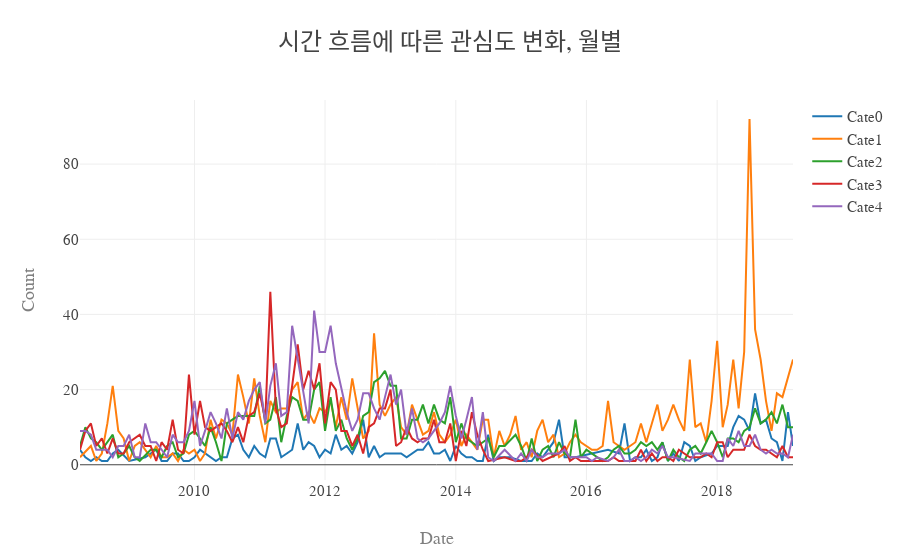
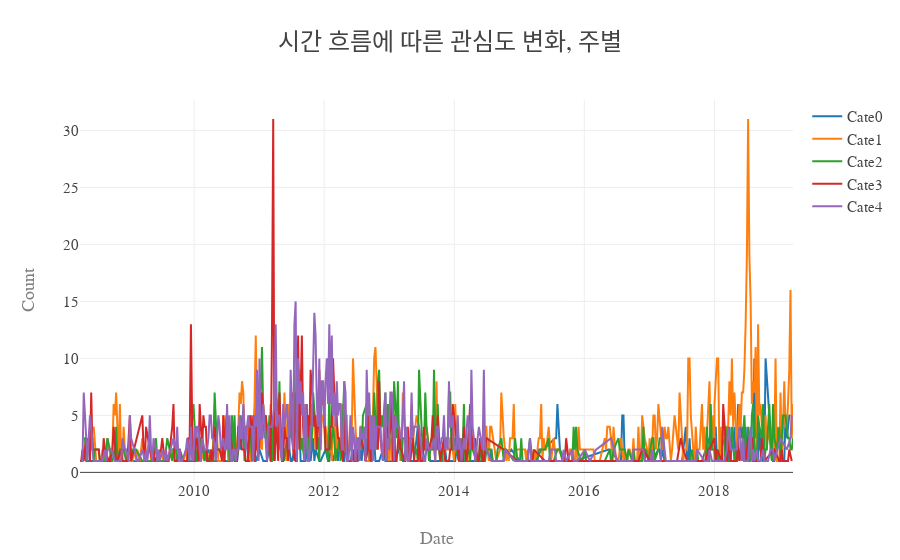

Source (notebook cell) for these figures, in order:
### Code cell
# plot_month_list = [{'x' : i['month_num'],'y':i['년도월일']} for i in month_df]

### Monthly trend plot

month_scatter_plot = []
for i in range(len(month_df)):
    month_scatter_plot.append(go.Scatter(
    x = list(month_df[i]['month_num']),
    y = list(month_df[i]['년도월일']),
    name = 'Cate'+ str(i)))


layout = go.Layout(
    font={
        "family":"뫼비우스 Regular",
        "size":15
    },

     title ={
         "text": '시간 흐름에 따른 관심도 변화, 월별',
         "font":{
             "size":24,
             
         }
     }
     ,
    xaxis=dict(
        title='Date',
        titlefont=dict(
            family='Courier New, monospace',
            size=18,
            color='#7f7f7f'
        )
    ),
    yaxis=dict(
        title='Count',
        titlefont=dict(
            family='Courier New, monospace',
            size=18,
            color='#7f7f7f'
        )
    ),
    hoverlabel = {
        "font" : {
            "family":"뫼비우스 Regular",

        }
    }
)

fig = go.Figure(data=month_scatter_plot, layout=layout)
iplot(fig)






## Weekly Trend plot
week_scatter_plot = []
for i in range(len(week_df)):
    week_scatter_plot.append(go.Scatter(
    x = list(week_df[i]['week_num_new']),
    y = list(week_df[i]['년도월일']),
    name = 'Cate'+ str(i)))


layout = go.Layout(
    font={
        "family":"뫼비우스 Regular",
        "size":15
    },

     title ={
         "text": '시간 흐름에 따른 관심도 변화, 주별',
         "font":{
             "size":24,
             
         }
     }
     ,
    xaxis=dict(
        title='Date',
        titlefont=dict(
            family='Courier New, monospace',
            size=18,
            color='#7f7f7f'
        )
    ),
    yaxis=dict(
        title='Count',
        titlefont=dict(
            family='Courier New, monospace',
            size=18,
            color='#7f7f7f'
        )
    ),
    hoverlabel = {
        "font" : {
            "family":"뫼비우스 Regular",
        }
    }
)

fig = go.Figure(data=week_scatter_plot, layout=layout)
iplot(fig)

### Figure 1 — Plotly figure (JSON) as saved in the notebook; plotly's stock layout.template omitted (floating-point values rounded to 4 significant figures; data arrays with more than 128 entries replaced by an {"elided": "..."} marker saying what was removed)
{"data": [{"name": "Cate0", "type": "scatter", "uid": "a5d321a4-ea06-416a-80c2-41777f163edb", "x": ["2008-04", "2008-05", "2008-06", "2008-07", "2008-08", "2008-09", "2008-10", "2008-11", "2009-01", "2009-04", "2009-06", "2009-07", "2009-08", "2009-09", "2009-10", "2009-11", "2009-12", "2010-01", "2010-02", "2010-03", "2010-04", "2010-05", "2010-06", "2010-07", "2010-08", "2010-09", "2010-10", "2010-11", "2010-12", "2011-01", "2011-02", "2011-03", "2011-04", "2011-05", "2011-06", "2011-07", "2011-08", "2011-09", "2011-10", "2011-11", "2011-12", "2012-01", "2012-02", "2012-03", "2012-04", "2012-05", "2012-06", "2012-07", "2012-08", "2012-09", "2012-10", "2012-11", "2012-12", "2013-01", "2013-02", "2013-03", "2013-04", "2013-05", "2013-06", "2013-07", "2013-08", "2013-09", "2013-10", "2013-11", "2013-12", "2014-01", "2014-02", "2014-03", "2014-04", "2014-05", "2014-06", "2014-07", "2014-08", "2014-09", "2014-11", "2015-01", "2015-02", "2015-03", "2015-04", "2015-05", "2015-07", "2015-08", "2015-09", "2015-11", "2016-05", "2016-07", "2016-08", "2016-09", "2016-10", "2016-11", "2016-12", "2017-01", "2017-02", "2017-03", "2017-04", "2017-05", "2017-06", "2017-07", "2017-08", "2017-09", "2017-10", "2017-12", "2018-01", "2018-03", "2018-04", "2018-05", "2018-06", "2018-07", "2018-08", "2018-09", "2018-10", "2018-11", "2018-12", "2019-01", "2019-02", "2019-03"], "y": [4, 2, 1, 2, 1, 1, 3, 4, 1, 2, 4, 1, 1, 3, 3, 1, 1, 2, 4, 3, 2, 1, 2, 2, 7, 8, 4, 2, 5, 3, 2, 7, 7, 2, 3, 4, 11, 4, 6, 5, 2, 4, 3, 8, 4, 5, 3, 6, 12, 2, 5, 2, 3, 3, 3, 3, 2, 3, 4, 4, 6, 3, 3, 4, 1, 5, 3, 2, 2, 1, 1, 8, 1, 2, 2, 1, 1, 1, 3, 2, 6, 12, 2, 2, 4, 3, 11, 1, 2, 2, 4, 1, 2, 6, 1, 3, 1, 6, 5, 1, 2, 3, 5, 5, 10, 13, 12, 9, 19, 11, 12, 7, 6, 1, 14, 5]}, {"name": "Cate1", "type": "scatter", "uid": "01597e82-53d1-409a-8c12-c809017d83a4", "x": {"elided": "130 str values"}, "y": {"elided": "130 int values"}}, {"name": "Cate2", "type": "scatter", "uid": "c0fbaed7-ef48-4f07-9824-152092fd8344", "x": {"elided": "129 str values"}, "y": {"elided": "129 int values"}}, {"name": "Cate3", "type": "scatter", "uid": "8dee26f9-a240-486b-a31b-6f20077684ba", "x": ["2008-04", "2008-05", "2008-06", "2008-07", "2008-08", "2008-09", "2008-10", "2008-11", "2008-12", "2009-01", "2009-03", "2009-04", "2009-05", "2009-06", "2009-07", "2009-08", "2009-09", "2009-10", "2009-11", "2009-12", "2010-01", "2010-02", "2010-03", "2010-04", "2010-05", "2010-06", "2010-07", "2010-08", "2010-09", "2010-10", "2010-11", "2010-12", "2011-01", "2011-02", "2011-03", "2011-04", "2011-05", "2011-06", "2011-07", "2011-08", "2011-09", "2011-10", "2011-11", "2011-12", "2012-01", "2012-02", "2012-03", "2012-04", "2012-05", "2012-06", "2012-07", "2012-08", "2012-09", "2012-10", "2012-11", "2012-12", "2013-01", "2013-02", "2013-03", "2013-04", "2013-05", "2013-06", "2013-07", "2013-08", "2013-09", "2013-10", "2013-11", "2013-12", "2014-01", "2014-02", "2014-03", "2014-04", "2014-05", "2014-06", "2014-07", "2014-10", "2014-12", "2015-01", "2015-02", "2015-03", "2015-05", "2015-08", "2015-09", "2015-10", "2015-11", "2015-12", "2016-01", "2016-03", "2016-05", "2016-06", "2016-07", "2016-08", "2016-09", "2016-10", "2016-11", "2016-12", "2017-01", "2017-02", "2017-03", "2017-04", "2017-05", "2017-06", "2017-07", "2017-08", "2017-10", "2017-11", "2017-12", "2018-01", "2018-02", "2018-03", "2018-04", "2018-05", "2018-06", "2018-07", "2018-08", "2018-09", "2018-10", "2018-12", "2019-01", "2019-02", "2019-03"], "y": [4, 9, 11, 5, 7, 3, 7, 3, 3, 6, 8, 5, 5, 1, 6, 4, 12, 4, 3, 24, 8, 17, 10, 9, 10, 11, 9, 6, 10, 6, 13, 14, 19, 12, 46, 15, 10, 11, 21, 32, 20, 25, 20, 27, 11, 22, 20, 9, 9, 5, 8, 3, 10, 11, 15, 15, 20, 5, 6, 10, 7, 6, 7, 7, 12, 6, 6, 11, 1, 9, 5, 14, 8, 4, 1, 2, 1, 1, 2, 4, 1, 3, 5, 1, 2, 1, 1, 1, 1, 2, 1, 1, 1, 1, 4, 1, 3, 1, 2, 2, 1, 4, 3, 2, 2, 3, 2, 6, 6, 2, 4, 4, 4, 8, 5, 4, 4, 2, 5, 2, 2]}, {"name": "Cate4", "type": "scatter", "uid": "e7b90e5f-23a7-47dd-a7d0-f2e528133e71", "x": ["2008-04", "2008-05", "2008-06", "2008-07", "2008-08", "2008-09", "2008-10", "2008-11", "2008-12", "2009-01", "2009-02", "2009-03", "2009-04", "2009-05", "2009-06", "2009-07", "2009-08", "2009-09", "2009-10", "2009-11", "2009-12", "2010-01", "2010-02", "2010-03", "2010-04", "2010-05", "2010-06", "2010-07", "2010-08", "2010-09", "2010-10", "2010-11", "2010-12", "2011-01", "2011-02", "2011-03", "2011-04", "2011-05", "2011-06", "2011-07", "2011-08", "2011-09", "2011-10", "2011-11", "2011-12", "2012-01", "2012-02", "2012-03", "2012-04", "2012-05", "2012-06", "2012-07", "2012-08", "2012-09", "2012-10", "2012-11", "2012-12", "2013-01", "2013-02", "2013-03", "2013-04", "2013-05", "2013-06", "2013-07", "2013-08", "2013-09", "2013-10", "2013-11", "2013-12", "2014-01", "2014-02", "2014-03", "2014-04", "2014-05", "2014-06", "2014-07", "2014-08", "2014-10", "2014-12", "2015-01", "2015-02", "2015-03", "2015-04", "2015-05", "2015-06", "2015-07", "2015-08", "2015-09", "2015-10", "2015-11", "2016-01", "2016-02", "2016-03", "2016-05", "2016-06", "2016-07", "2016-08", "2016-09", "2016-10", "2016-11", "2016-12", "2017-01", "2017-02", "2017-03", "2017-04", "2017-05", "2017-08", "2017-09", "2017-11", "2017-12", "2018-01", "2018-02", "2018-03", "2018-04", "2018-05", "2018-06", "2018-07", "2018-08", "2018-09", "2018-10", "2018-11", "2018-12", "2019-01", "2019-02", "2019-03"], "y": [9, 9, 8, 4, 4, 4, 2, 5, 5, 8, 2, 2, 11, 6, 6, 4, 2, 8, 6, 6, 9, 17, 5, 9, 14, 11, 7, 15, 7, 14, 12, 17, 20, 22, 11, 21, 27, 13, 14, 37, 28, 19, 11, 41, 30, 30, 37, 27, 20, 14, 9, 12, 19, 19, 15, 12, 18, 24, 16, 20, 8, 15, 7, 6, 7, 9, 11, 14, 21, 13, 7, 12, 18, 4, 14, 2, 1, 4, 1, 3, 1, 4, 2, 2, 3, 3, 3, 4, 2, 2, 2, 1, 2, 1, 2, 4, 1, 1, 2, 1, 2, 4, 3, 5, 2, 2, 1, 3, 3, 3, 1, 1, 7, 5, 9, 5, 5, 8, 4, 3, 4, 3, 3, 2, 8]}], "layout": {"font": {"family": "뫼비우스 Regular", "size": 15}, "hoverlabel": {"font": {"family": "뫼비우스 Regular"}}, "title": {"font": {"size": 24}, "text": "시간 흐름에 따른 관심도 변화, 월별"}, "xaxis": {"title": {"font": {"color": "#7f7f7f", "family": "Courier New, monospace", "size": 18}, "text": "Date"}}, "yaxis": {"title": {"font": {"color": "#7f7f7f", "family": "Courier New, monospace", "size": 18}, "text": "Count"}}}}

### Figure 2 — Plotly figure (JSON) as saved in the notebook; plotly's stock layout.template omitted (floating-point values rounded to 4 significant figures; data arrays with more than 128 entries replaced by an {"elided": "..."} marker saying what was removed)
{"data": [{"name": "Cate0", "type": "scatter", "uid": "776f4e50-0c93-4444-95ee-fc7cdb287e8b", "x": {"elided": "262 str values"}, "y": {"elided": "262 int values"}}, {"name": "Cate1", "type": "scatter", "uid": "a78c36b0-05c5-40d8-9bfe-87ca038bb397", "x": {"elided": "454 str values"}, "y": {"elided": "454 int values"}}, {"name": "Cate2", "type": "scatter", "uid": "c06283c7-ee63-4f5d-bdf0-967571e86905", "x": {"elided": "418 str values"}, "y": {"elided": "418 int values"}}, {"name": "Cate3", "type": "scatter", "uid": "520b89a8-0295-4abd-b590-ccf2b55085f7", "x": {"elided": "350 str values"}, "y": {"elided": "350 int values"}}, {"name": "Cate4", "type": "scatter", "uid": "3583f25f-eb3d-436b-89ce-bf241b838568", "x": {"elided": "375 str values"}, "y": {"elided": "375 int values"}}], "layout": {"font": {"family": "뫼비우스 Regular", "size": 15}, "hoverlabel": {"font": {"family": "뫼비우스 Regular"}}, "title": {"font": {"size": 24}, "text": "시간 흐름에 따른 관심도 변화, 주별"}, "xaxis": {"title": {"font": {"color": "#7f7f7f", "family": "Courier New, monospace", "size": 18}, "text": "Date"}}, "yaxis": {"title": {"font": {"color": "#7f7f7f", "family": "Courier New, monospace", "size": 18}, "text": "Count"}}}}
